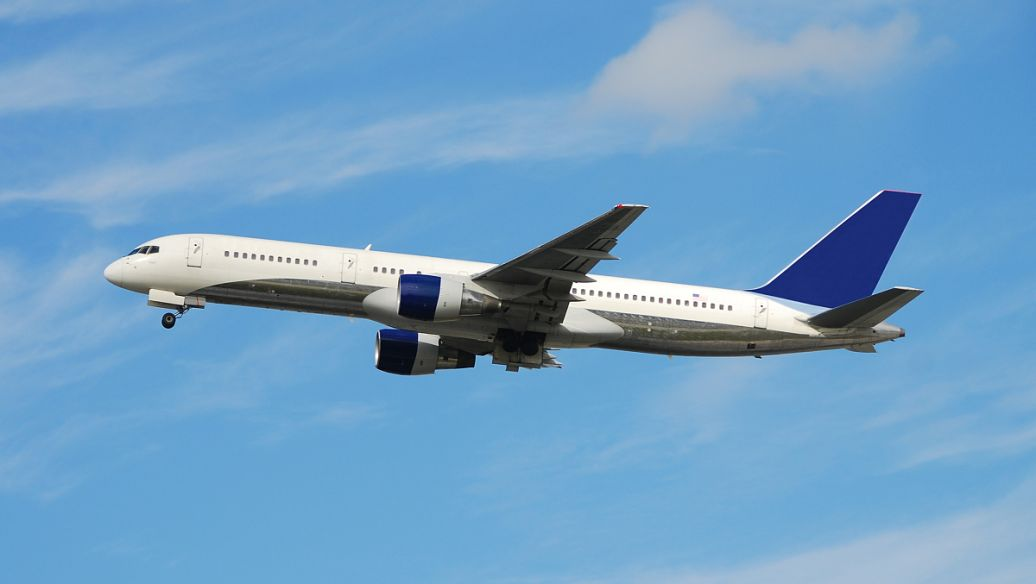
#> input picture task2/example1.jpg, 1036 x 584 px
$ python probe_assets.py
#> lines starting #> are read from the running program, lines starting #| are printed output that depends on the picture; after the words box and inside, x2 and y2 are one past the last pixel; in counts of white or black regions, pixels touching at a corner belong together
# -*- coding: utf-8 -*-
"""探查官方素材：图片尺寸、视频帧率/帧数/分辨率、画面里的运动目标颜色与外观、
以及 task3 的 MNIST parquet 文件结构。用于给后续脚本选参数（不做任何修改）。

用法：python tools/probe_assets.py
"""

from __future__ import annotations

import json
from pathlib import Path

import cv2
import numpy as np

ROOT = Path(__file__).resolve().parents[1]
T2 = ROOT / "task2"
T3 = ROOT / "task3"


def probe_image(path: Path) -> None:
    img = cv2.imread(str(path), cv2.IMREAD_COLOR)
#> img is the input picture: shape (584, 1036, 3); mean B, G, R 198.1, 159.7, 111.6
    print(f"\n[图片] {path.name}: {img.shape[1]}x{img.shape[0]}x{img.shape[2]}")
#| [图片] example1.jpg: 1036x584x3
    gray = cv2.cvtColor(img, cv2.COLOR_BGR2GRAY)
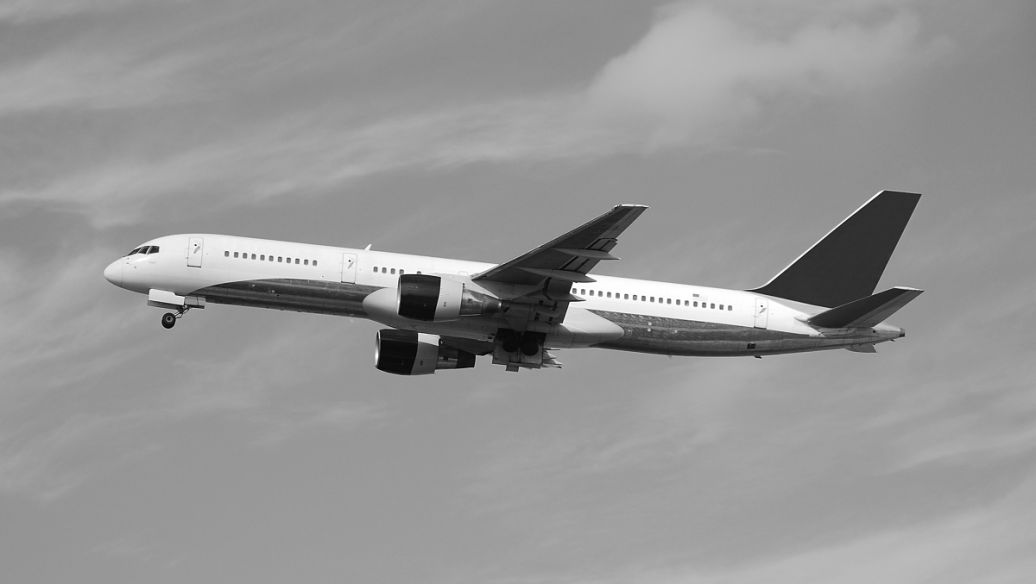
#> gray: shape (584, 1036); min 1, max 255, mean 149.7
    t, _ = cv2.threshold(gray, 0, 255, cv2.THRESH_BINARY_INV + cv2.THRESH_OTSU)
#> t = 104
    print(f"  Otsu 阈值 = {t:.0f}，灰度均值 {gray.mean():.1f}，std {gray.std():.1f}")
#|   Otsu 阈值 = 104，灰度均值 149.7，std 32.6
    for thr in (60, 90, 120, t):
        _, b = cv2.threshold(gray, thr, 255, cv2.THRESH_BINARY_INV)
        cnts, _ = cv2.findContours(b, cv2.RETR_EXTERNAL, cv2.CHAIN_APPROX_SIMPLE)
        areas = sorted([cv2.contourArea(c) for c in cnts], reverse=True)[:8]
        print(f"  阈值 {thr:6.0f} → 轮廓 {len(cnts):3d} 个，最大面积 {areas[:8]}")
#> this loop made 4 passes
#> (thr, areas) on passes 1 to 4: (60, [16055, 9784.5, 1744, 749, 142.5, 76.5, 39, 30]), (90, [39610, 342.5, 93, 37, 25, 17, 7, 6.5]), (120, [43638, 446.5, 235, 65.5, 47.5, 6.5, 6, 5.5]), (104, [40906, 375, 165.5, 165, 52.5, 48.5, 44.5, 41])
#|   阈值     60 → 轮廓 132 个，最大面积 [16055.0, 9784.5, 1744.0, 749.0, 142.5, 76.5, 39.0, 30.0]
#|   阈值     90 → 轮廓  92 个，最大面积 [39610.0, 342.5, 93.0, 37.0, 25.0, 17.0, 7.0, 6.5]
#|   阈值    120 → 轮廓  66 个，最大面积 [43638.0, 446.5, 235.0, 65.5, 47.5, 6.5, 6.0, 5.5]
#|   阈值    104 → 轮廓  99 个，最大面积 [40906.0, 375.0, 165.5, 165.0, 52.5, 48.5, 44.5, 41.0]
#> pass 1, in probe_image, `_, b = cv2.threshold(gray, thr, 255, cv2.THRESH_BINARY_INV)`:
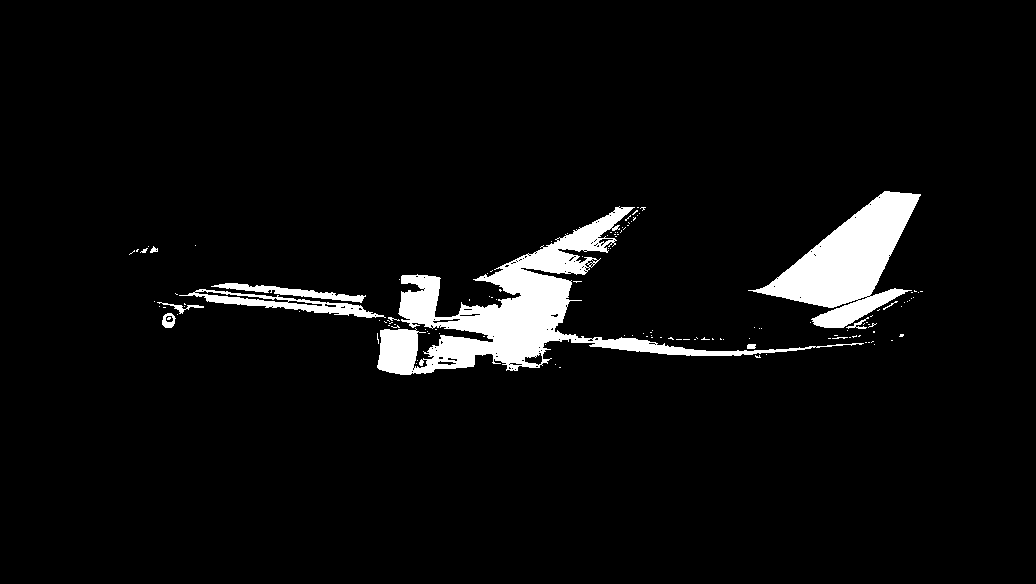
#> b: shape (584, 1036); 5% white; 133 white regions (120 under 20 px), largest, box (x1, y1, x2, y2) and area: (377, 206, 864, 375) 16746, (748, 191, 921, 328) 10049, (179, 289, 386, 318) 1679
#> pass 2, in probe_image, `_, b = cv2.threshold(gray, thr, 255, cv2.THRESH_BINARY_INV)`:
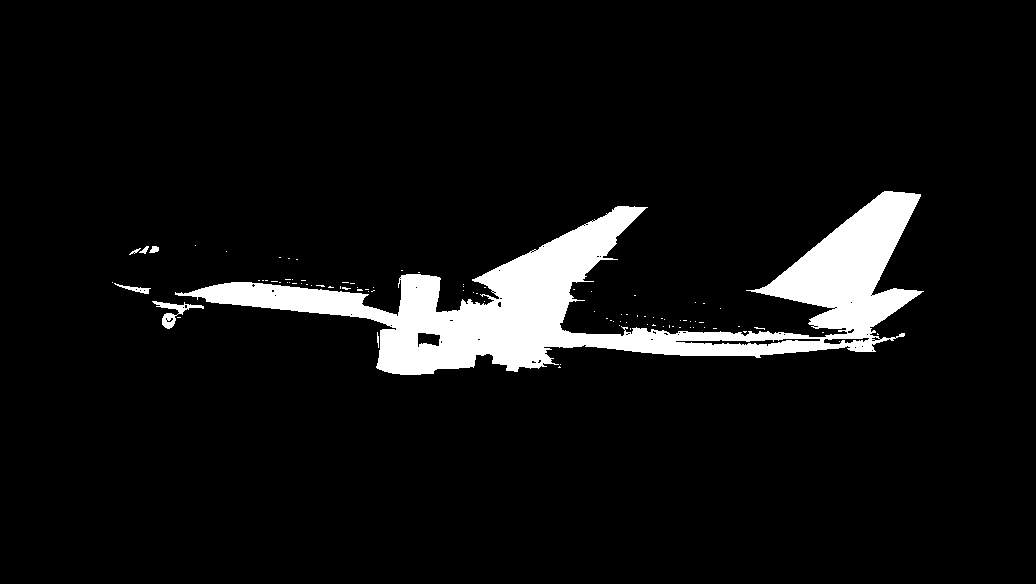
#> b: shape (584, 1036); 6.8% white; 93 white regions (86 under 20 px), largest, box (x1, y1, x2, y2) and area: (175, 191, 924, 375) 40181, (152, 301, 204, 329) 408, (114, 283, 151, 294) 129
#> pass 3, in probe_image, `_, b = cv2.threshold(gray, thr, 255, cv2.THRESH_BINARY_INV)`:
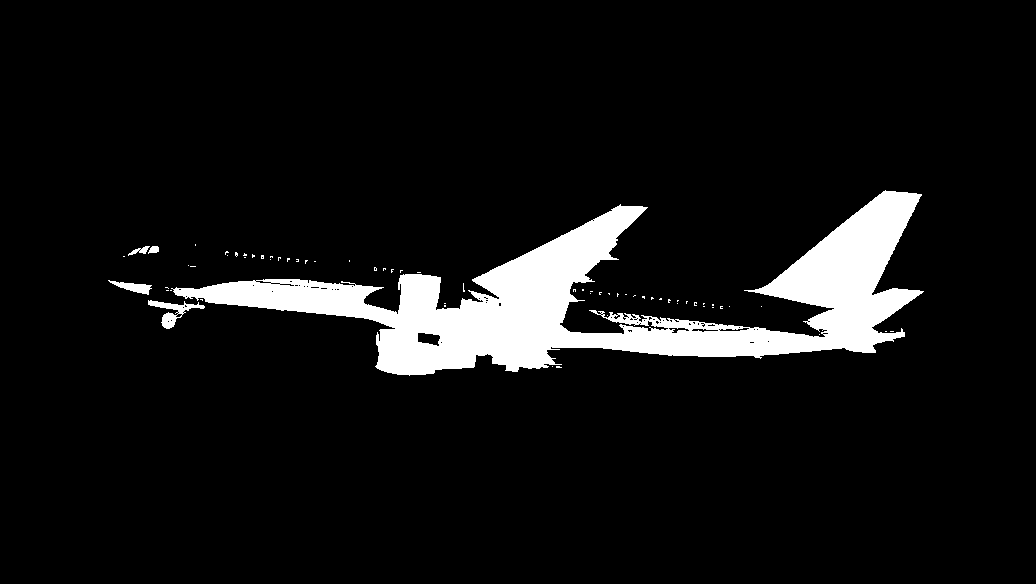
#> b: shape (584, 1036); 7.6% white; 66 white regions (61 under 20 px), largest, box (x1, y1, x2, y2) and area: (171, 190, 924, 376) 44616, (148, 300, 205, 329) 519, (108, 280, 152, 295) 283, (128, 246, 150, 256) 88, (148, 246, 159, 254) 62
#> after the loop:
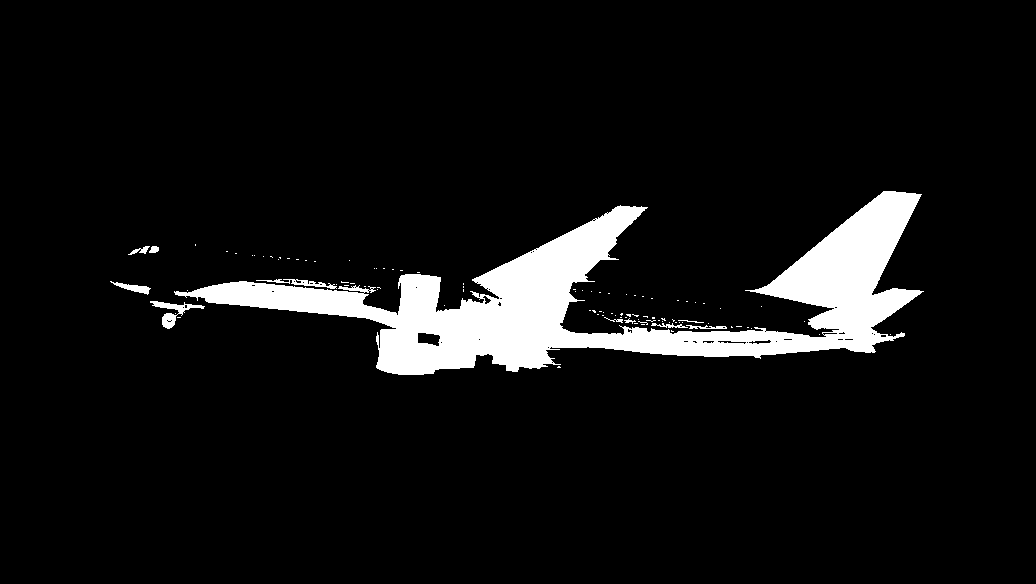
#> b: shape (584, 1036); 7.2% white; 99 white regions (88 under 20 px), largest, box (x1, y1, x2, y2) and area: (174, 191, 924, 375) 41884, (150, 301, 205, 329) 451, (256, 279, 337, 289) 251


def probe_video(path: Path, samples=6) -> None:
    cap = cv2.VideoCapture(str(path))
    fps = cap.get(cv2.CAP_PROP_FPS)
    n = int(cap.get(cv2.CAP_PROP_FRAME_COUNT))
    w = int(cap.get(cv2.CAP_PROP_FRAME_WIDTH))
    h = int(cap.get(cv2.CAP_PROP_FRAME_HEIGHT))
    print(f"\n[视频] {path.name}: {w}x{h}  {fps:.2f} fps  {n} 帧  时长 {n/max(fps,1):.1f}s  "
          f"{path.stat().st_size/1024/1024:.1f}MB")

    mog2 = cv2.createBackgroundSubtractorMOG2(history=200, varThreshold=16, detectShadows=True)
    idxs = np.linspace(0, max(n - 1, 1), samples).astype(int)
    frame_list = []
    while True:
        ok, f = cap.read()
        if not ok:
            break
        frame_list.append(f)
    cap.release()

    for i, f in enumerate(frame_list):
        fg = mog2.apply(f, learningRate=0.02)
        m = np.where(fg == 255, 255, 0).astype(np.uint8)
        m = cv2.morphologyEx(m, cv2.MORPH_OPEN, np.ones((3, 3), np.uint8))
        if i not in idxs:
            continue
        cnts, _ = cv2.findContours(m, cv2.RETR_EXTERNAL, cv2.CHAIN_APPROX_SIMPLE)
        cnts = [c for c in cnts if cv2.contourArea(c) > 60]
        info = []
        for c in sorted(cnts, key=lambda c: -cv2.contourArea(c))[:3]:
            a = cv2.contourArea(c)
            x, y, bw, bh = cv2.boundingRect(c)
            mask = np.zeros(m.shape, np.uint8)
            cv2.drawContours(mask, [c], -1, 255, -1)
            mean_bgr = cv2.mean(f, mask=mask)[:3]
            patch = cv2.cvtColor(f, cv2.COLOR_BGR2HSV)[mask > 0]
            hsv_med = np.median(patch, axis=0) if len(patch) else [0, 0, 0]
            info.append(f"area={a:7.0f} bbox=({x},{y},{bw},{bh}) BGR={tuple(round(v) for v in mean_bgr)} "
                        f"HSV中位=({hsv_med[0]:.0f},{hsv_med[1]:.0f},{hsv_med[2]:.0f})")
        print(f"  frame {i:4d}: 前景连通域 {len(cnts)} 个")
        for s in info:
            print(f"      {s}")
        if not cnts:
            print(f"      画面均值 BGR={tuple(round(v) for v in f.reshape(-1,3).mean(axis=0))}")


def probe_parquet(path: Path) -> None:
    import pandas as pd

    print(f"\n[parquet] {path.name}: {path.stat().st_size/1024/1024:.1f}MB")
    try:
        df = pd.read_parquet(path)
    except Exception as e:
        print("  pandas 读取失败:", e)
        try:
            import pyarrow.parquet as pq
            print("  schema:", pq.read_schema(path))
        except Exception as e2:
            print("  pyarrow 也失败:", e2)
        return
    print(f"  shape={df.shape}  columns={list(df.columns)[:12]}")
    print("  dtypes:", {c: str(t) for c, t in df.dtypes.items()})
    print(df.head(3).to_string(max_colwidth=60))
    for c in df.columns:
        v = df[c].iloc[0]
        print(f"   列 {c!r}: type={type(v).__name__}", end="")
        if isinstance(v, dict):
            print(f" keys={list(v.keys())}", end="")
            for k, vv in v.items():
                if isinstance(vv, (bytes, bytearray)):
                    print(f" {k}=bytes(len={len(vv)}, head={bytes(vv[:8])!r})", end="")
                else:
                    print(f" {k}={vv!r}", end="")
        elif isinstance(v, (bytes, bytearray)):
            print(f" len={len(v)} head={bytes(v[:8])!r}", end="")
        print()
    for c in df.columns:
        s = df[c]
        if s.dtype.kind in "iu" or s.nunique() < 20:
            vc = s.value_counts().head(12)
            print(f"   {c} 取值分布: {dict(vc)}")


def main() -> None:
    if (T2 / "example1.jpg").exists():
        probe_image(T2 / "example1.jpg")
    for name in ("example2.mp4", "example3.mp4", "example4.mp4"):
        p = T2 / name
        if p.exists():
            probe_video(p)
    pq = T3 / "train-00000-of-00001.parquet"
    if pq.exists():
        probe_parquet(pq)


if __name__ == "__main__":
    main()
